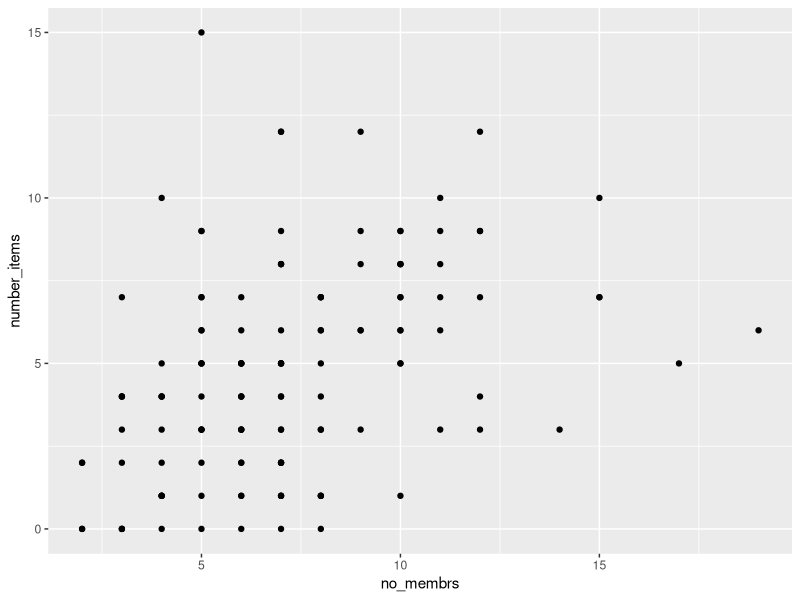

This figure's R source: (Note: this script raises an error after producing the figure.)
## Visualization with ggplot2 ## 

# set up script --------------------------------------------------------------

library(tidyverse)
library(tidyr)

interviews_plotting <- read_csv("data/interviews-plotting.csv")

interviews_plotting |>
  ggplot(mapping = aes(x = no_membrs, y = number_items)) + 
  geom_point()

interviews_plotting |> 
  filter_out(is.na(memb_assoc)) |>
  ggplot(mapping = aes(x = no_membrs, y = number_items, 
                       color = village,
                       shape = memb_assoc)) + 
  geom_jitter(alpha = 0.7,
              width = 0.2,
              height = 0.2
              )

interviews_plotting |>
  ggplot(aes(x = respondent_wall_type, y = rooms)) +
  geom_boxplot()


#Investigate the plot interviews_plotting |>
filter(respondent_wall_type != "cement") |>
  ggplot(aes(x = respondent_wall_type, y = rooms)) +
  geom_boxplot(outliers = FALSE) +
  geom_jitter(
    aes(color = village),
    width = 0.3,
    height = 1
  ) +
  geom_boxplot(outliers = FALSE, alpha = 0)

interviews_plotting |>
  ggplot(aes(y = fct_infreq(respondent_wall_type))) +
  geom_bar(aes(fill = village)) +
  labs(
    y = "Wall type",
    x = NULL,
    fill = "Village"
  ) +
  theme_classic()

ggsave("fig/wall.png")
